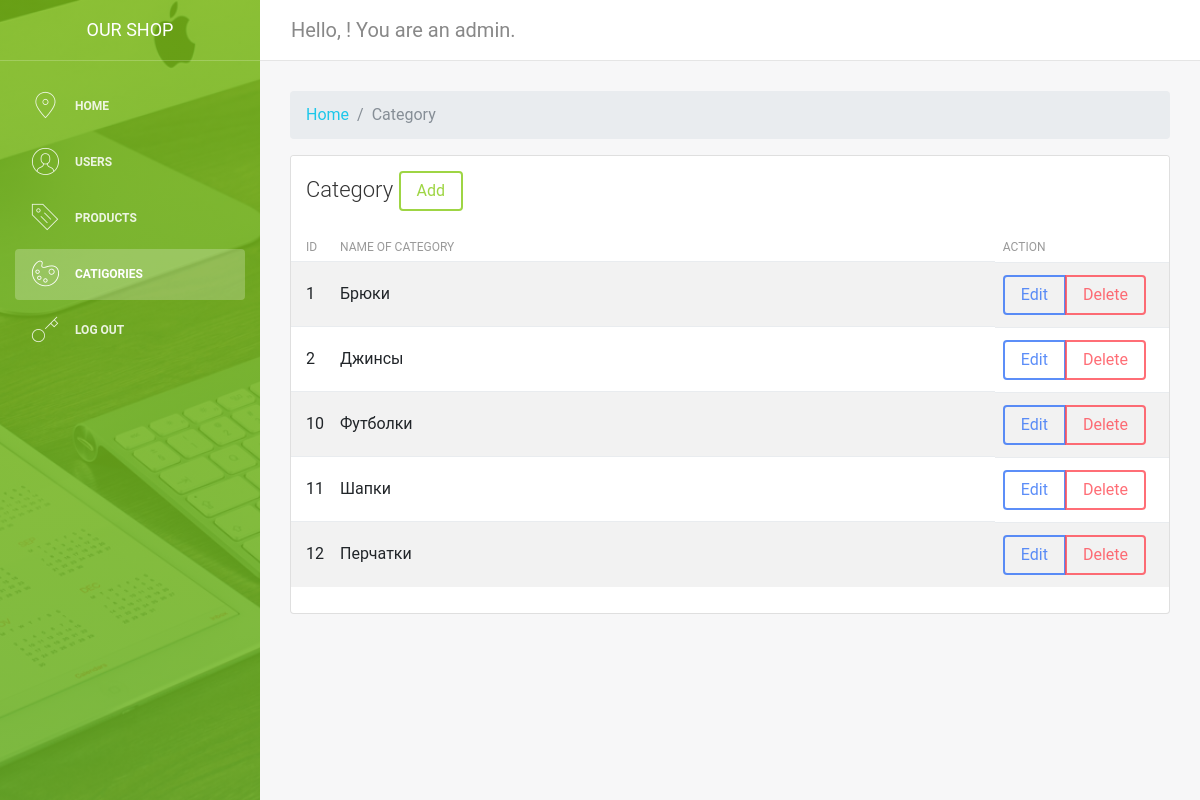
Screenshot of /admin/category.php with the database file from the repository.
### tables this page shows
CREATE TABLE `category` (
  `id` int(11) NOT NULL,
  `title` varchar(255) NOT NULL
);

### admin/table-category.php (the view)
<?php
	$sqlProducts = "SELECT * FROM category";
	$productsResult = $connect->query($sqlProducts);
	while($row = mysqli_fetch_assoc($productsResult)){
	?>
	<tr>
		<td><?php echo $row["id"] ?></td>
		<td class="w-100"><?php echo $row["title"] ?></td>
		<td>
		<div class="btn-group mr-2" role="group" aria-label="First group">
			<a href="options/category/edit.php?id=<?php echo $row["id"] ?>" class="btn btn-primary">Edit</a>
			<div data-link="http://store.local/admin/options/category/delete.php?id=<?php echo $row["id"] ?>" onclick="deleteProduct(this)" id="delete-categ-btn" class="btn btn-danger">Delete</div>
		</div>
		</td>
		</tr>
	<?php
	}
?>

### rows the page displays
category: id "1", title "Брюки"
category: id "2", title "Джинсы"
category: id "10", title "Футболки"
category: id "11", title "Шапки"
category: id "12", title "Перчатки"
